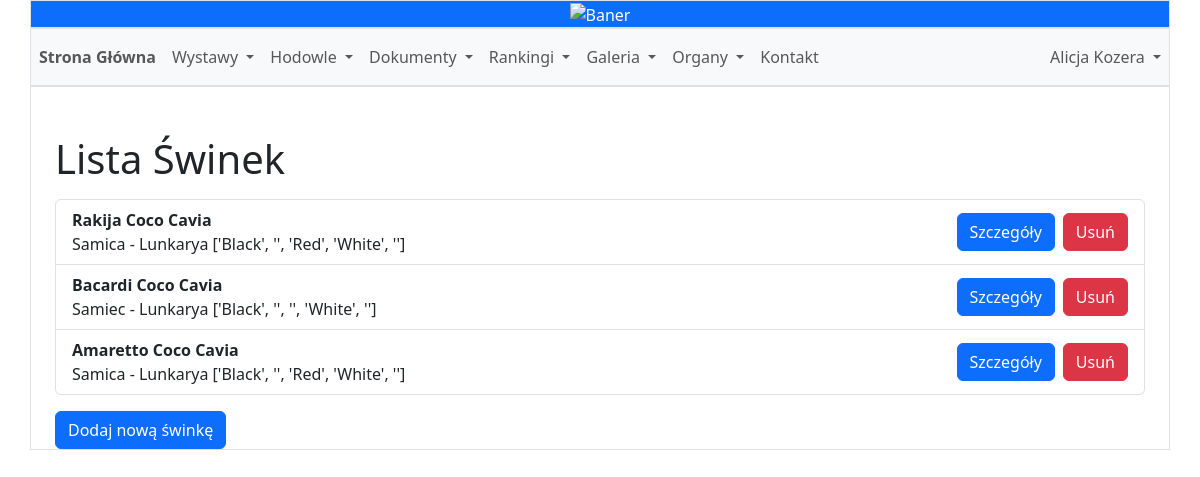
/exhibitor/my_pigs/ (signed in), run on the app's committed database.
### main_page/models.py (models this page shows, shortened)
class User(AbstractUser):
    ROLE_CHOICES = [
        ('MI', 'Miłośnik'),
        ('HP', 'Hodowca Polski'),
        ('HZ', 'Hodowca Zagraniczny'),
        ('WZ', 'Wystawca Zagraniczny'),
        ('WD', 'Wystawca standardu D')
    ]
    CLUB_CHOICES = [
        ('PL', 'Polska (CCP)'),
        ('PET', 'Wystawca standardu D - Brak klubu'),
        ('SOCHM', 'Czech Republic (SOCHM)'),
        ('SZOCHVM', 'Czech Republic (SZOCHVM)'),
        ('SK', 'Slovakia'),
        ('UA', 'Ukraine'),
        ('SE', 'Sweden'),
        ('DMK', 'Denmark (DMK)'),
        ('DMF', 'Denmark (DMF)'),
        ('FI', 'Finland'),
        ('NMK', 'Norway (NMK)'),
        ('NMF', 'Norway (NMF)'),
        ('GB', 'Great Britain'),
        ('MFD', 'Germany (MFD)'),
        ('OMNC', 'Germany (OMNC)'),
        ('NL', 'Netherlands'),
        ('FAEC', 'France (FAEC)'),
        ('CCF', 'France (CCF)'),
        ('CH', 'Switzerland'),
        ('BE', 'Belgium'),
        ('AT', 'Austria'),
        ('IT', 'Italy'),
        ('ES', 'Spain'),
        ('PT', 'Portugal'),
        ('IE', 'Ireland'),
        ('SI', 'Slovenia'),
        ('HU', 'Hungary'),
        ('USA', 'USA'),
        ('CA', 'Canada'),
        ('AU', 'Australia'),
        ('NZ', 'New Zealand'),
    ]
    COUNTRY_CHOICES = [
        ('PL', 'Polska'),
        ('CZ', 'Czech Republic'),
        ('SK', 'Slovakia'),
        ('UA', 'Ukraine'),
        ('SE', 'Sweden'),
        ('DK', 'Denmark'),
        ('FI', 'Finland'),
        ('NO', 'Norway'),
        ('GB', 'Great Britain'),
        ('DE', 'Germany'),
        ('NL', 'Netherlands'),
        ('FR', 'France'),
        ('CH', 'Switzerland'),
        ('BE', 'Belgium'),
        ('AT', 'Austria'),
        ('IT', 'Italy'),
        ('ES', 'Spain'),
        ('PT', 'Portugal'),
        ('IE', 'Ireland'),
        ('SI', 'Slovenia'),
        ('HU', 'Hungary'),
        ('USA', 'USA'),
        ('CA', 'Canada'),
        ('AU', 'Australia'),
        ('NZ', 'New Zealand'),
    ]
    birthdate = models.DateField(null=True, blank=True)
    phone_number = models.CharField(max_length=15, null=True, blank=True)
    country = models.CharField(max_length=20, choices=COUNTRY_CHOICES, blank=True)
    town = models.CharField(max_length=100, null=True, blank=True)
    postal_code = models.CharField(max_length=10, null=True, blank=True)
    registration_number = models.CharField(max_length=20, null=True, blank=True)
    role = models.CharField(max_length=20, choices=ROLE_CHOICES, blank=False)
    club = models.CharField(max_length=10, choices=CLUB_CHOICES, blank=True)
    questionnaire = models.TextField(default="")
    last_edit_date = models.DateTimeField(null=True, blank=True)

class Pig(models.Model):
    SEX_CHOICE = [
        ('Male', 'Samiec'),
        ('Female', 'Samica')
    ]
    POSITION_CHOICES = [
        ('Before', 'Before'),
        ('After', 'After'),
    ]
    name = models.CharField(max_length=150, null=False, blank=False)
    nickname = models.CharField(max_length=150, null=False, blank=True)
    sex = models.CharField(max_length=6, choices=SEX_CHOICE, default='Samiec', blank=False, null=False)
    birth_date = models.DateField(blank=True, null=True)
    birth_weight = models.PositiveIntegerField(null=True, blank=True)
    owner = models.ManyToManyField('User', blank=True, default=None, related_name="PIG_owner")
    breed = models.ForeignKey('Breed', on_delete=models.PROTECT)
    breeder = models.CharField(max_length=255, null=True, blank=True)
    father = models.ForeignKey('self', null=True, blank=True, on_delete=models.SET_NULL,
                               default=None, related_name='PIG_father', limit_choices_to={'sex': 'Male'})
    mother = models.ForeignKey('self', null=True, blank=True, on_delete=models.SET_NULL,
                               default=None, related_name='PIG_mother', limit_choices_to={'sex': 'Female'})
    colors = models.CharField(max_length=200, null=True, blank=True)
    eye_color = models.ForeignKey('EyeColor', null=True, blank=True, on_delete=models.PROTECT)
    registration_number = models.CharField(max_length=20, unique=True, null=True, blank=True)
    litter = models.ForeignKey('Litter', null=True, blank=True, on_delete=models.PROTECT,
                               default=None, related_name='PIG_litter')
    photo = models.ImageField(upload_to='zdjecia_swinek/zdjecia_uzytkownikow', null=True, blank=True)
    nickname_position = models.CharField(max_length=6, choices=POSITION_CHOICES, default='After', blank=True, null=True)
    is_in_breeding = models.BooleanField(default=False)
    is_active = models.BooleanField(default=False)

class Breed(models.Model):
    STANDARD_CHOICES = [
        ('A', 'A'),
        ('B', 'B'),
        ('C', 'C'),
        ('D', 'D')
    ]
    name = models.CharField(max_length=150, unique=True, blank=False, null=False)
    polish_name = models.CharField(max_length=150, unique=True, blank=False, null=False)
    standard = models.CharField(max_length=2, choices=STANDARD_CHOICES, blank=False, null=False)
    description = models.TextField()

### main_page/views.py (the view, shortened to what this page needs)
# urls.py: path('exhibitor/my_pigs/', views.exhibitor_my_pigs, name='exhibitor_my_pigs'),
@login_required
def exhibitor_my_pigs(request):
    user_pigs = Pig.objects.filter(owner=request.user)
    return render(request, 'exhibitor_my_pigs.html', {'user_pigs': user_pigs})

### main_page/templates/exhibitor_my_pigs.html (shortened to what this page needs)
{% extends "base.html" %}
{% block content %}
    <div class="container mt-5">
        <h1>Lista Świnek</h1>
        {% if user_pigs %}
            <ul class="list-group mt-3">
                {% for pig in user_pigs %}
                    <li class="list-group-item">
                        <div class="d-flex justify-content-between align-items-center">
                            <div>
                                <strong>{{ pig.name }} {{ pig.nickname }}</strong><br>
                                {% if pig.sex == "Male" %} Samiec{% else %} Samica{% endif %} - {{ pig.breed.name }} {{ pig.colors }}
                            </div>
                            <div class="d-flex">
                                <a href="{% url 'exhibitor_pig_detail' pig_id=pig.id %}" class="btn btn-primary me-2">Szczegóły</a>
                                <form method="post" action="{% url 'exhibitor_my_pigs' %}">
                                    <button type="submit" class="btn btn-danger">Usuń</button>
                                </form>
                            </div>
                        </div>
                    </li>
                {% endfor %}
            </ul>
        <a href="{% url 'exhibitor_add_pig' %}" class="btn btn-primary mt-3">Dodaj nową świnkę</a>
        {% else %}
            <p class="mt-3">Brak świnek do wyświetlenia.</p>
            <a href="{% url 'exhibitor_add_pig' %}" class="btn btn-primary mt-3">Dodaj nową świnkę</a>
        {% endif %}
    </div>
{% endblock %}

### main_page/templates/base.html (shortened to what this page needs)
<!DOCTYPE html>
<html lang="pl">
<head>
    <!-- {% load static %}
    <link rel="stylesheet" type="text/css" href="{% static 'css/style.css' %}">-->
    <link href="https://cdn.jsdelivr.net/npm/bootstrap@5.3.2/dist/css/bootstrap.min.css" rel="stylesheet">
</head>
<body>
    <div class="container">
		<div class="row">
			<div class="col-sm-12 p-0 border text-center bg-primary text-white">
				<img class="img-fluid w-100" src="https://gcdnb.pbrd.co/images/RrP2BAdYQW9z.jpg?o=1" alt="Baner">
			</div>
		</div>
		<div class="row">
			<div class="col-sm-12 border text-center bg-primary text-white p-0">
				<nav class="navbar navbar-expand-lg navbar-light bg-light">
					<div class="container p-0">
						<div class="collapse navbar-collapse" id="navbarNav">
							<ul class="navbar-nav">
								<li class="nav-item">
									<a class="nav-link fw-bold" href="{% url 'Main' %}">Strona Główna</a>
								</li>
								<li class="nav-item dropdown">
									<a class="nav-link dropdown-toggle" href="#" id="exhibitionsDropdown" role="button" data-bs-toggle="dropdown" aria-expanded="false">
										Wystawy
									</a>
								</li>
								<li class="nav-item dropdown">
									<a class="nav-link dropdown-toggle" href="#" id="breedingDropdown" role="button" data-bs-toggle="dropdown" aria-expanded="false">
										Hodowle
									</a>
								</li>
								<li class="nav-item dropdown">
									<a class="nav-link dropdown-toggle" href="#" id="documentsDropdown" role="button" data-bs-toggle="dropdown" aria-expanded="false">
										Dokumenty
									</a>
								</li>
								<li class="nav-item dropdown">
									<a class="nav-link dropdown-toggle" href="#" id="rankingsDropdown" role="button" data-bs-toggle="dropdown" aria-expanded="false">
										Rankingi
									</a>
								</li>
								<li class="nav-item dropdown">
									<a class="nav-link dropdown-toggle" href="#" id="galleriesDropdown" role="button" data-bs-toggle="dropdown" aria-expanded="false">
										Galeria
									</a>
								</li>
								<li class="nav-item dropdown">
									<a class="nav-link dropdown-toggle" href="#" id="lawDropdown" role="button" data-bs-toggle="dropdown" aria-expanded="false">
										Organy
									</a>
								</li>
								<li class="nav-item">
									<a class="nav-link" href="{% url 'contact' %}">Kontakt</a>
								</li>
							</ul>
							<ul class="navbar-nav ms-auto">
								{% if user.is_authenticated %}
								<li class="nav-item dropdown">
									<a class="nav-link dropdown-toggle" href="#" id="userDropdown" role="button" data-bs-toggle="dropdown" aria-expanded="false">
										{{ user.first_name }} {{ user.last_name }}
									</a>
								</li>
								{% else %}
									<li class="nav-item">
										<a class="nav-link" href="{% url 'login' %}">Zaloguj się</a>
									</li>
								{% endif %}
							</ul>
						</div>
					</div>
				</nav>
			</div>
		</div>
		<div class="row">
			<div class="col-sm-12 border">
				{% block content %}
				{% endblock %}
			</div>
		</div>
	</div>
</body>
</html>

### data on the page
User: first_name "Alicja", last_name "Kozera"
Pig: name "Rakija", nickname "Coco Cavia", sex "Samica", breed.name "Lunkarya", colors "['Black', '', 'Red', 'White', '']"
Pig: name "Bacardi", nickname "Coco Cavia", sex "Samiec", breed.name "Lunkarya", colors "['Black', '', '', 'White', '']"
Pig: name "Amaretto", nickname "Coco Cavia", sex "Samica", breed.name "Lunkarya", colors "['Black', '', 'Red', 'White', '']"
